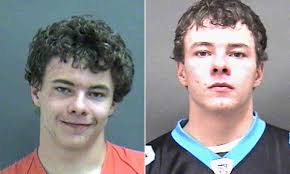
#> input picture mugshot1.jpg, 290 x 174 px, found by its file name
$ python image_preprocessing.py
#> lines starting #> are read from the running program, lines starting #| are printed output that depends on the picture
import cv2
import os
import matplotlib.pyplot as plt

def process_image(image_path, face_cascade):
    image = cv2.imread(image_path)
#> image is the input picture: shape (174, 290, 3); mean B, G, R 137.4, 135.9, 137.8
    gray = cv2.cvtColor(image, cv2.COLOR_BGR2GRAY)
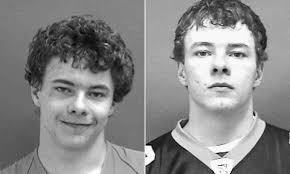
#> gray: shape (174, 290); min 1, max 255, mean 136.6

    faces = face_cascade.detectMultiScale(gray)
#> faces = [[173, 15, 95, 95], [28, 52, 100, 100]]
    for i, (x, y, w, h) in enumerate(faces):
        face_gray = gray[y:y+h, x:x+w]

        if face_gray.size == 0:
            continue

        resized_face = cv2.resize(face_gray, (200, 200))

        filename = "processed_{}_{}".format(os.path.splitext(os.path.basename(image_path))[0], i)
        cv2.imwrite(filename + ".jpg", resized_face)

        plt.imshow(cv2.cvtColor(resized_face, cv2.COLOR_GRAY2RGB))
        plt.title("Processed Image")
        plt.show()
#> this loop made 2 passes
#> pass 1, in process_image, `resized_face = cv2.resize(face_gray, (200, 200))`:
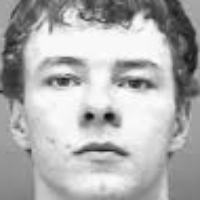
#> resized_face: shape (200, 200); min 10, max 254, mean 175.2

def main():
    face_cascade_path = "C:/Users/jorda/Documents/personal/masters/CSC515 - Computer Vision/mod3/CT2/opencv/data/haarcascades/haarcascade_frontalface_default.xml"
    image1_path = "C:/Users/jorda/Documents/personal/masters/CSC515 - Computer Vision/mod3/CT2/mugshot1.jpg"
    image2_path = "C:/Users/jorda/Documents/personal/masters/CSC515 - Computer Vision/mod3/CT2/mugshot2.jpg"

    face_cascade = cv2.CascadeClassifier(face_cascade_path)

    process_image(image1_path, face_cascade)
    process_image(image2_path, face_cascade)
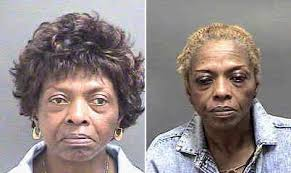
#> input picture mugshot2.jpg, 291 x 173 px, found by its file name
#> in process_image, image is the input picture: shape (173, 291, 3); mean B, G, R 134.7, 135.7, 146.5
#> in process_image (call 2), `gray = cv2.cvtColor(image, cv2.COLOR_BGR2GRAY)`:
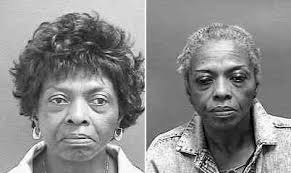
#> gray: shape (173, 291); min 1, max 255, mean 138.8
#> in process_image (call 2), `faces = face_cascade.detectMultiScale(gray)`: faces = [[181, 47, 81, 81], [31, 62, 94, 94]]
#> the loop in process_image (call 2), `for i, (x, y, w, h) in enumerate(faces):` made 2 passes
#> pass 1, in process_image (call 2), `face_gray = gray[y:y+h, x:x+w]`:
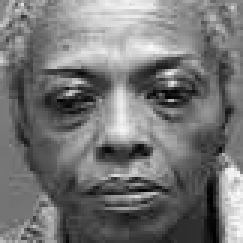
#> face_gray: shape (81, 81) (shown 3 times larger); min 1, max 253, mean 116.9
#> pass 1, in process_image (call 2), `resized_face = cv2.resize(face_gray, (200, 200))`:
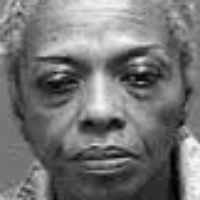
#> resized_face: shape (200, 200); min 1, max 251, mean 116.8
#> pass 2, in process_image (call 2), `resized_face = cv2.resize(face_gray, (200, 200))`:
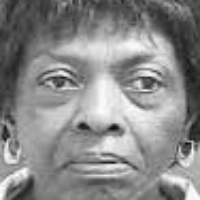
#> resized_face: shape (200, 200); min 13, max 255, mean 137.4

if __name__ == "__main__":
    main()
